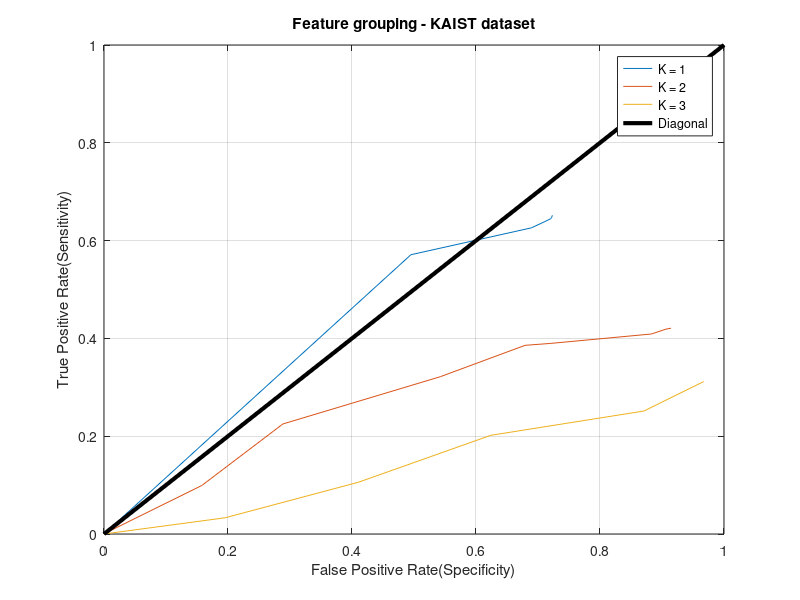

Source code (MATLAB):
%% KAIST set
%% PSM K = 1

TN = 8313;

FP1=18/TN;TPR1=0.07393;
FP5=91/TN;TPR5=0.23476;
FP10=91/TN;TPR10=0.249027;
FP15=91/TN;TPR15=0.249027;
FP50=91/TN;TPR50=0.249027;

x1= [ 0 TPR1 TPR5 TPR10 TPR15 TPR50 TPR50 TPR50];
y1= [ 0 FP1 FP5 FP10 FP15 FP50 FP50 FP50];

plot(y1,x1)

%% K = 2
TN = 7903;

FP1=45/TN;TPR1=0.12192;
FP5=204/TN;TPR5=0.289235;
FP10=204/TN;TPR10=0.293126;
FP50=204/TN;TPR50=0.294423;
FP100=204/TN;TPR100=0.294423;
FP1000=204/TN;TPR1000=0.294423;

x2 = [0 TPR1 TPR5 TPR10 TPR50 TPR100 TPR1000 TPR1000 TPR1000];
y2 = [0 FP1 FP5 FP10 FP50 FP100 FP1000 FP1000 FP1000];

plot(y2,x2)
%% K = 3

TN =7921;

FP1=42/TN;TPR1=0.119326;
FP5=169/TN;TPR5=0.303502;
FP10=169/TN;TPR10=0.304799;
FP50=169/TN;TPR50=0.306096;
FP100=169/TN;TPR100=0.306096;
FP1000=169/TN;TPR1000=0.306096;

x3 = [ 0 TPR1 TPR5 TPR10 TPR50 TPR100 TPR1000 TPR1000 TPR1000]; 
y3 = [ 0 FP1 FP5 FP10 FP50 FP100 FP1000 FP1000 FP1000];
%%
plot(y1,x1,y2,x2,y3,x3,[0 0.05],[0 0.05],'k-','LineWidth',3)
ylabel('True Positive Rate(Sensitivity)');
xlabel('False Positive Rate(Specificity)');
legend('K = 1', 'K = 2', 'K = 3', 'Diagonal');
title('PSM - KAIST dataset');
grid on

%% Img difference K = 1 T = 30.46 without MRF

TN =5857;

%% Feature grouping K = 1

TN = 4945;

FP1=2448/TN;TPR1=0.571145;
FP2=3409/TN;TPR2=0.626075;
FP3=3525/TN;TPR3=0.639974;
FP4=3562/TN;TPR4=0.644606;
FP5=3570/TN;TPR5=0.647253;
FP6=3574/TN;TPR6=0.649901;
FP7=3574/TN;TPR7=0.650563;
FP8=3576/TN;TPR8=0.651224;
FP9=3576/TN;TPR9=0.651224;
FP10=3576/TN;TPR10=0.651886;
FP11=3576/TN;TPR11=0.651886;
FP12=3576/TN;TPR12=0.651886;
FP13=3576/TN;TPR13=0.651886;
FP14=3576/TN;TPR14=0.651886;
FP15=3576/TN;TPR15=0.651886;


x1 = [0 TPR1 TPR2 TPR3 TPR4 TPR5 TPR6 TPR7 TPR8 TPR9 TPR10 TPR11 TPR12 TPR13 TPR14 TPR15];
y1 = [0 FP1 FP2 FP3 FP4 FP5 FP6 FP7 FP8 FP9 FP10 FP11 FP12 FP13 FP14 FP15];

plot(y1,x1)

%% K = 2
TN = 4270;

FP0_1=42/TN;TPR0_1=0.00661813;
FP0_2=674/TN;TPR0_2=0.099272;
FP0_3=1232/TN;TPR0_3=0.225017;
FP0_4=2316/TN;TPR0_4=0.321641;
FP0_5=2900/TN;TPR0_5=0.385837;
FP0_6=3077/TN;TPR0_6=0.389808;
FP0_7=3770/TN;TPR0_7=0.409001;
FP0_8=3870/TN;TPR0_8=0.418928;
FP0_9=3905/TN;TPR0_9=0.420913;
FP0_95=3905/TN;TPR0_95=0.420913;

x2 = [0 TPR0_1 TPR0_2 TPR0_3 TPR0_4 TPR0_5 TPR0_6 TPR0_7 TPR0_8 TPR0_9 TPR0_95];
y2 = [0 FP0_1 FP0_2 FP0_3 FP0_4 FP0_5 FP0_6 FP0_7 FP0_8 FP0_9 FP0_95];

plot(y2,x2)
%% K = 3
TN = 3630;

FP0_1=708/TN;TPR0_1=0.0330907;
FP0_15=1490/TN;TPR0_15=0.10589;
FP0_2=2265/TN;TPR0_2=0.201853;
FP0_25=3161/TN;TPR0_25=0.251489;
FP0_3=3511/TN;TPR0_3=0.311714;

x3 = [0 TPR0_1 TPR0_15 TPR0_2 TPR0_25 TPR0_3];
y3 = [0 FP0_1 FP0_15 FP0_2 FP0_25 FP0_3];

%%
plot(y1,x1,y2,x2,y3,x3,[0 1],[0 1],'k-','LineWidth',3)
ylabel('True Positive Rate(Sensitivity)');
xlabel('False Positive Rate(Specificity)');
legend('K = 1', 'K = 2', 'K = 3', 'Diagonal');
title('Feature grouping - KAIST dataset');
grid on

%% 44 images
tgk1 = 8.37;
tgk2 = 8.5;
tgk2 = 8.5;

tik1 = 37.15;
tik2 = 67.1;
tik3 = 92.25;
